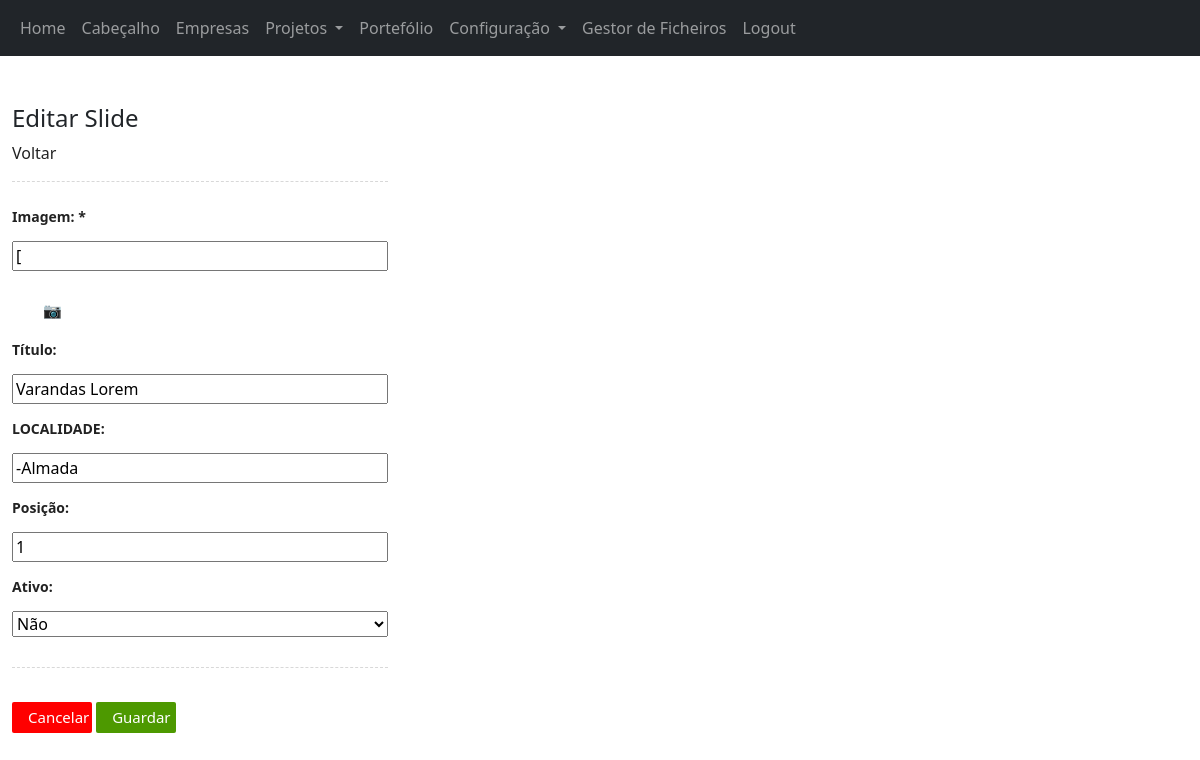
The app's page /backoffice/portefolio_editar.php?id=1 (signed in) with its own data.
### tables this page shows
CREATE TABLE `portefolio` (
  `id` int(11) NOT NULL,
  `nome` varchar(100) NOT NULL,
  `localidade` varchar(100) NOT NULL,
  `posicao` int(11) NOT NULL,
  `mostrar` tinyint(1) NOT NULL,
  `imagens` blob NOT NULL
);

### helpers/_base_dados_helper.php (called while the page is built, shortened)
<?php
$base_dados = [
  "host" => "localhost",
  "dbname" => "casas_e_prop_bd",
  "user" => "root",
  "pass" => "",
];
$pdo = new PDO("mysql:host=$base_dados[host];dbname=$base_dados[dbname];charset=utf8mb4;", $base_dados["user"], $base_dados["pass"]);
function select_sql_unico($sql){
  global $pdo;
  $consulta = $pdo->query($sql);
  $resultado = $consulta->fetch(PDO::FETCH_ASSOC);
  return $resultado;
}

### backoffice/portefolio_editar.php (the view, shortened to what this page needs)
<?php
$id = !empty($_GET["id"]) ? intval($_GET["id"]) : 0;
$po = select_sql_unico("SELECT * FROM portefolio WHERE id=$id");
?>
<!DOCTYPE html>
<html lang="pt">
<head>
  <link href="https://cdn.jsdelivr.net/npm/bootstrap@5.3.7/dist/css/bootstrap.min.css" rel="stylesheet">
  <link rel="stylesheet" href="css/style.css">
</head>
<body class="container-fluid">
  <header>
    <div class="row">
      <nav class="navbar navbar-expand-lg navbar-dark bg-dark">
        <div class="container-fluid">
          <div class="collapse navbar-collapse" id="navbarNav">
            <ul class="navbar-nav">
              <li class="nav-item">
                <a class="nav-link" href="home.php">
                  Home
                </a>
              </li>
              <li class="nav-item">
                <a class="nav-link" href="carrossel.php">
                  Cabeçalho
                </a>
              </li>
              <li class="nav-item">
                <a class="nav-link" href="empresas.php">
                  Empresas
                </a>
              </li>
              <li class="nav-item dropdown">
                <a class="nav-link dropdown-toggle " href="#" data-bs-toggle="dropdown">
                  Projetos
                </a>
              </li>
              <li class="nav-item">
                <a class="nav-link" href="portefolio.php">
                  Portefólio
                </a>
              </li>
              <li class="nav-item dropdown">
                <a class="nav-link dropdown-toggle" href="#" data-bs-toggle="dropdown">
                  Configuração
                </a>
              </li>
            </ul>
            <li class="nav-item">
              <a class="nav-link" href="gestor.php">
                Gestor de Ficheiros
              </a>
            </li>
            <li class="nav-item">
              <a class="nav-link" href="logout.php">
                Logout
              </a>
            </li>
          </div>
      </nav>
  </header>
  <main>
    <div class="row">
      <div class="col-4">
        <br><br>
        <h2>Editar Slide</h2>
        <a href="portefolio.php">Voltar</a>
        <hr>
        <form method="post" class="caixa form-login">
          <label for="imagens">Imagem: *</label>
          <input type="text" value="<?= $po["imagens"] ?>" name="imagens" id="imagens" required readonly>
          <button type="button" class="ima-btn" onclick="abrir_popup('imagens')">&#128247</button>
          <label for="titulo">Título:</label>
          <input type="text" value="<?= $po["nome"] ?>" name="titulo">
          <label for="subtitulo">LOCALIDADE:</label>
          <input type="text" value="<?= $po["localidade"] ?>" name="subtitulo">
          <label for="posicao">Posição:</label>
          <input type="number" value="<?= $po["posicao"] ?>" name="posicao" min="1" required>
          <label for="ativo">Ativo:</label>
          <select name="mostrar">
            <option value="0" <?= $po["mostrar"] == 0 ? "selected" : "" ?>>Não</option>
          </select>
          <hr>
          <p>
            <a href="portefolio.php"> <button type="button" class="sair-btn">Cancelar</button></a>
            <button type="submit" class="entrar-btn">Guardar</button>
          </p>
        </form>
      </div>
    </div>
  </main>
</body>
</html>

### backoffice/css/style.css (style rules this page uses)
nav { background-color: #4D4D4D; }
h2 { font-size: 24px; }
.form-login { display: flex; flex-direction: column; gap: 14px; margin-top: 24px; }
label { font-size: 14px; font-weight: bold; color: #222; }
.ima-btn { background-color: #fff !important; color: #fff !important; font-size: 15px !important; padding: 4px 16px !important; border: none !important; border-radius: 2px !important; cursor: pointer !important; margin-top: 10px !important; width: 80px !important; }
.entrar-btn { background: #4d9900; color: #fff; font-size: 15px; padding: 4px 16px; border: none; border-radius: 2px; cursor: pointer; margin-top: 10px; width: 80px; }
.sair-btn { background: red; color: #fff; font-size: 15px; padding: 4px 16px; border: none; border-radius: 2px; cursor: pointer; margin-top: 10px; width: 80px; }
hr { margin-bottom: 10px; border: none; border-top: 1px dashed #666666; }
* a { text-decoration: none; color: #222; }

### records on screen
portefolio: imagens "[", titulo "Varandas Lorem", subtitulo "-Almada", posicao "1", mostrar "Não"
